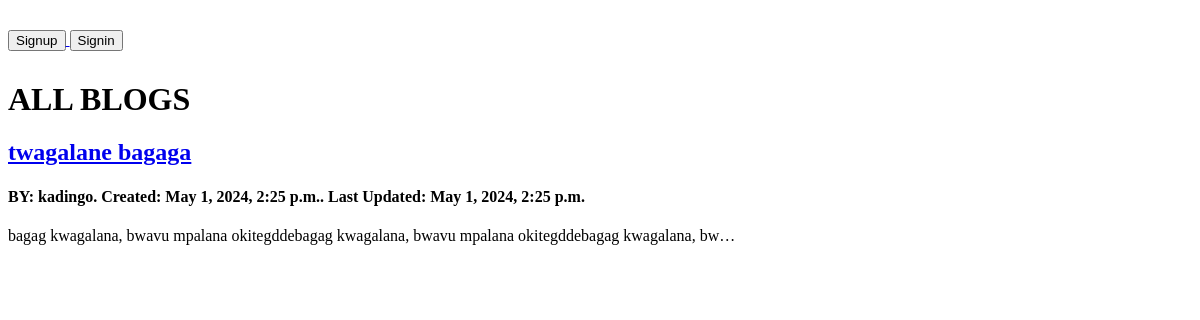
/blog/blogs, run on an earlier commit of the app's database.
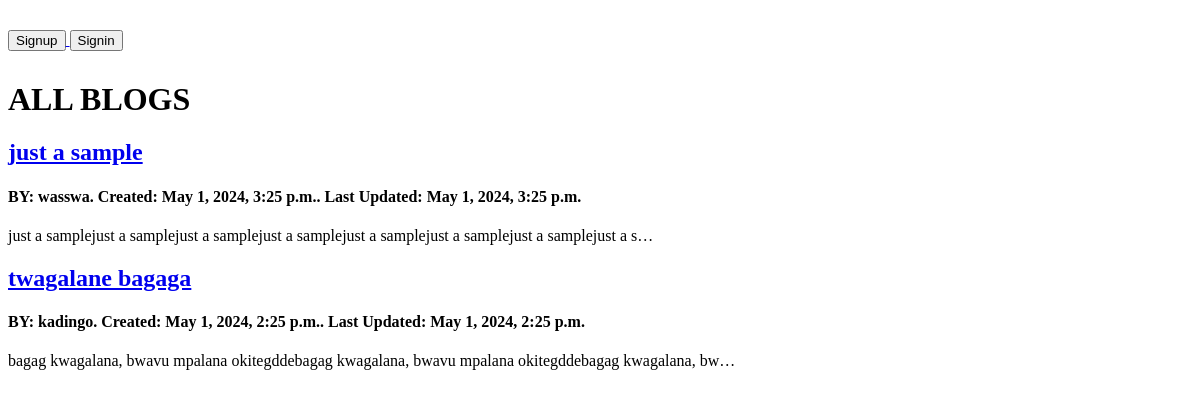
And on a later commit of the database.
### myblog/models.py (models this page shows, shortened)
class Blog(models.Model):
    author = models.ForeignKey(settings.AUTH_USER_MODEL, on_delete=models.CASCADE)
    title = models.CharField(max_length=120)
    description = models.TextField(blank=True, null=True)
    created_at = models.DateTimeField(auto_now_add=True, blank=True, null=True)
    updated_at = models.DateTimeField(auto_now=True, blank=True, null=True)
    slug = models.SlugField(unique=True, blank=True, null=True)
    photo = models.ImageField(upload_to="blog_uploaded_pics/", blank=True, null=True)

class CustomUser(AbstractUser):
    address = models.CharField(max_length=64, blank=True, null=True)
    fullname = models.CharField(max_length=64, blank=True, null=True)
    photo = models.ImageField(upload_to="user_profile_pics", blank=True, null=True)
    website = models.URLField(blank=True, null=True)
    bio = models.TextField(blank=True, null=True)
    def __str__(self):
        return f"{self.username}"

### myblog/views.py (the view)
# urls.py: path("blogs", views.blogs, name="blogs"),
def blogs(request):
    blogs = models.Blog.objects.all().order_by("-created_at")
    context = {
        "blogs": blogs,
    }
    return render(request, "myblog/blogs.html", context)

### templates/myblog/blogs.html (shortened to what this page needs)
{% extends "base.html" %}
{% block content %}
<div>
    <div style="margin: 30px 0px;">
        {% if not request.user.is_authenticated %}
        <a href={% url "user_signup" %}>
            <button>Signup</button>
        </a>
        <a href={% url "user_signin" %}>
            <button>Signin</button>
        </a>
        {% endif %}
    </div>
    <h1>ALL BLOGS</h1>
    {% for blog in blogs %}
    <a href={% url "blog_details" slug=blog.slug %}>
        <h2>{{ blog.title }}</h2>
    </a>
    <h4>BY: {{blog.author}}. Created: {{blog.created_at}}. Last Updated: {{blog.updated_at}}</h4>
        <p>{{ blog.description|truncatechars:100 }}</p>
    {% endfor %}
</div>
{% endblock content %}

What changed in the data, as far as the page shows it:
added Blog: title "just a sample", author "wasswa", created_at "May 1, 2024, 3:25 p.m.", updated_at "May 1, 2024, 3:25 p.m.", description "just a samplejust a samplejust a samplejust a samplejust a samplejust a samplejust a samplejust a s…"
